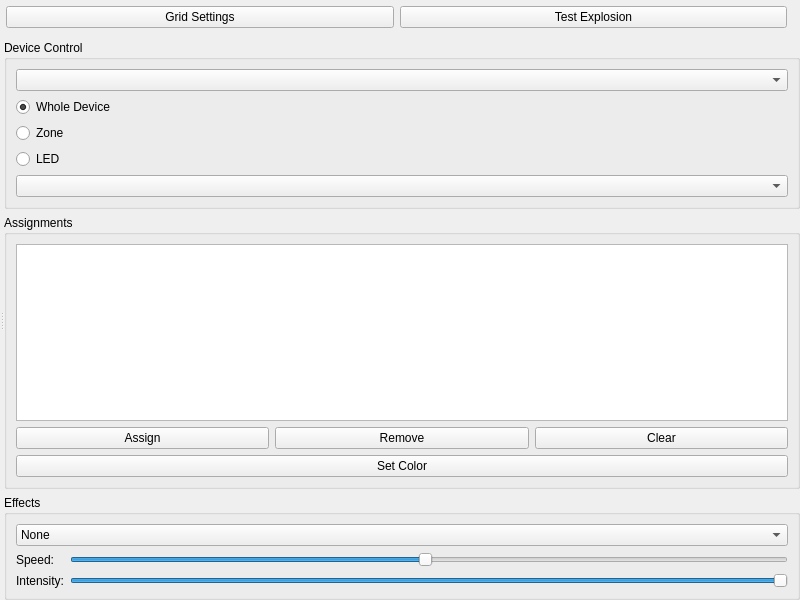
<?xml version="1.0" encoding="UTF-8"?>
<ui version="4.0">
 <class>LightscapeWidget</class>
 <widget class="QWidget" name="LightscapeWidget">
  <property name="geometry">
   <rect>
    <x>0</x>
    <y>0</y>
    <width>800</width>
    <height>600</height>
   </rect>
  </property>
  <layout class="QVBoxLayout" name="mainLayout">
   <property name="spacing">
    <number>6</number>
   </property>
   <property name="leftMargin">
    <number>0</number>
   </property>
   <property name="topMargin">
    <number>0</number>
   </property>
   <property name="rightMargin">
    <number>0</number>
   </property>
   <property name="bottomMargin">
    <number>0</number>
   </property>
   <item>
    <layout class="QHBoxLayout" name="toolbarLayout">
     <property name="spacing">
      <number>6</number>
     </property>
     <property name="leftMargin">
      <number>6</number>
     </property>
     <property name="topMargin">
      <number>6</number>
     </property>
     <property name="rightMargin">
      <number>6</number>
     </property>
     <property name="bottomMargin">
      <number>6</number>
     </property>
     <item>
      <widget class="QPushButton" name="configureButton">
       <property name="text">
        <string>Grid Settings</string>
       </property>
      </widget>
     </item>
     <item>
      <widget class="QPushButton" name="testExplosionButton">
       <property name="text">
        <string>Test Explosion</string>
       </property>
      </widget>
     </item>
     <item>
      <spacer name="toolbarSpacer">
       <property name="orientation">
        <enum>Qt::Horizontal</enum>
       </property>
      </spacer>
     </item>
    </layout>
   </item>
   <item>
    <widget class="QSplitter" name="mainSplitter">
     <property name="orientation">
      <enum>Qt::Horizontal</enum>
     </property>
     <widget class="QWidget" name="gridWidget">
      <layout class="QVBoxLayout" name="gridLayout">
       <property name="spacing">
        <number>0</number>
       </property>
       <property name="leftMargin">
        <number>0</number>
       </property>
       <property name="topMargin">
        <number>0</number>
       </property>
       <property name="rightMargin">
        <number>0</number>
       </property>
       <property name="bottomMargin">
        <number>0</number>
       </property>
      </layout>
     </widget>
     <widget class="QWidget" name="controlWidget">
      <layout class="QVBoxLayout" name="controlLayout">
       <item>
        <widget class="QGroupBox" name="deviceGroupBox">
         <property name="title">
          <string>Device Control</string>
         </property>
         <layout class="QVBoxLayout" name="deviceLayout">
          <item>
           <widget class="QComboBox" name="deviceCombo"/>
          </item>
          <item>
           <widget class="QRadioButton" name="wholeDeviceRadio">
            <property name="text">
             <string>Whole Device</string>
            </property>
            <property name="checked">
             <bool>true</bool>
            </property>
           </widget>
          </item>
          <item>
           <widget class="QRadioButton" name="zoneRadio">
            <property name="text">
             <string>Zone</string>
            </property>
           </widget>
          </item>
          <item>
           <widget class="QRadioButton" name="ledRadio">
            <property name="text">
             <string>LED</string>
            </property>
           </widget>
          </item>
          <item>
           <widget class="QComboBox" name="selectionCombo"/>
          </item>
         </layout>
        </widget>
       </item>
       <item>
        <widget class="QGroupBox" name="assignmentGroupBox">
         <property name="title">
          <string>Assignments</string>
         </property>
         <layout class="QVBoxLayout" name="assignmentLayout">
          <item>
           <widget class="QListWidget" name="assignmentList"/>
          </item>
          <item>
           <layout class="QHBoxLayout" name="buttonLayout">
            <item>
             <widget class="QPushButton" name="assignButton">
              <property name="text">
               <string>Assign</string>
              </property>
             </widget>
            </item>
            <item>
             <widget class="QPushButton" name="removeButton">
              <property name="text">
               <string>Remove</string>
              </property>
             </widget>
            </item>
            <item>
             <widget class="QPushButton" name="clearButton">
              <property name="text">
               <string>Clear</string>
              </property>
             </widget>
            </item>
           </layout>
          </item>
          <item>
           <widget class="QPushButton" name="colorButton">
            <property name="text">
             <string>Set Color</string>
            </property>
           </widget>
          </item>
         </layout>
        </widget>
       </item>
       <item>
        <widget class="QGroupBox" name="effectsGroupBox">
         <property name="title">
          <string>Effects</string>
         </property>
         <layout class="QVBoxLayout" name="effectsLayout">
          <item>
           <widget class="QComboBox" name="effectCombo">
            <item>
             <property name="text">
              <string>None</string>
             </property>
            </item>
            <item>
             <property name="text">
              <string>Radial Fade</string>
             </property>
            </item>
            <item>
             <property name="text">
              <string>Wave</string>
             </property>
            </item>
            <item>
             <property name="text">
              <string>Ripple</string>
             </property>
            </item>
            <item>
             <property name="text">
              <string>Layer Cascade</string>
             </property>
            </item>
           </widget>
          </item>
          <item>
           <layout class="QFormLayout" name="effectParamsLayout">
            <item row="0" column="0">
             <widget class="QLabel" name="speedLabel">
              <property name="text">
               <string>Speed:</string>
              </property>
             </widget>
            </item>
            <item row="0" column="1">
             <widget class="QSlider" name="speedSlider">
              <property name="orientation">
               <enum>Qt::Horizontal</enum>
              </property>
              <property name="minimum">
               <number>1</number>
              </property>
              <property name="maximum">
               <number>100</number>
              </property>
              <property name="value">
               <number>50</number>
              </property>
             </widget>
            </item>
            <item row="1" column="0">
             <widget class="QLabel" name="intensityLabel">
              <property name="text">
               <string>Intensity:</string>
              </property>
             </widget>
            </item>
            <item row="1" column="1">
             <widget class="QSlider" name="intensitySlider">
              <property name="orientation">
               <enum>Qt::Horizontal</enum>
              </property>
              <property name="minimum">
               <number>1</number>
              </property>
              <property name="maximum">
               <number>100</number>
              </property>
              <property name="value">
               <number>100</number>
              </property>
             </widget>
            </item>
           </layout>
          </item>
         </layout>
        </widget>
       </item>
      </layout>
     </widget>
    </widget>
   </item>
  </layout>
 </widget>
 <resources/>
 <connections/>
</ui>
